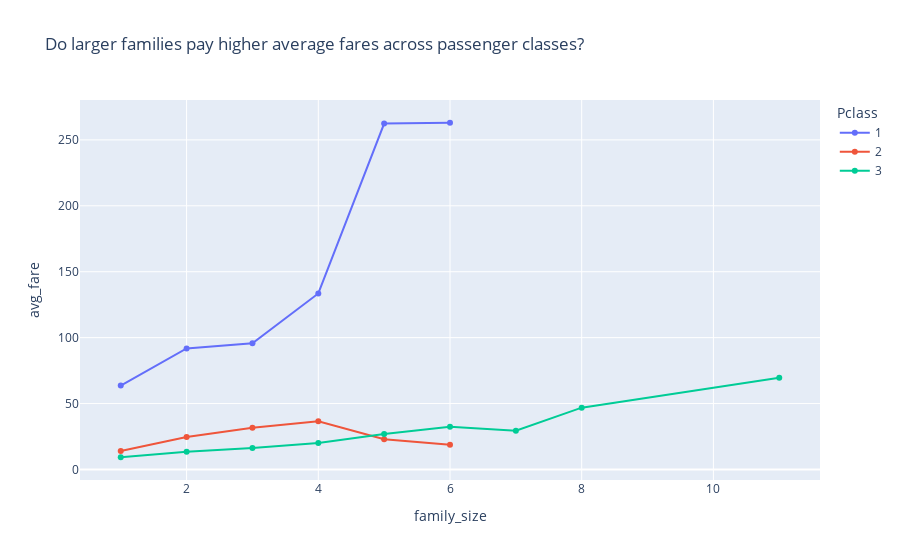

Source (notebook cell):
### Code cell
question2 = "Do larger families pay higher average fares across passenger classes?"

def visualize_families(table: pd.DataFrame, question_text: str | None = None):
    fig = px.line(
        table,
        x="family_size",
        y="avg_fare",
        color="Pclass",
        markers=True,
        title=question_text or "Average Fare by Family Size and Class",
    )
    return fig

fig2 = visualize_families(tbl2, question2)
fig2

### Figure 1 — Plotly figure (JSON) as saved in the notebook; plotly's stock layout.template omitted (floating-point values rounded to 4 significant figures)
{"data": [{"hovertemplate": "Pclass=1<br>family_size=%{x}<br>avg_fare=%{y}<extra></extra>", "legendgroup": "1", "line": {"color": "#636efa", "dash": "solid"}, "marker": {"symbol": "circle"}, "mode": "lines+markers", "name": "1", "orientation": "v", "showlegend": true, "type": "scatter", "x": [1, 2, 3, 4, 5, 6], "xaxis": "x", "y": [63.67, 91.85, 95.68, 133.5, 262.4, 263.0], "yaxis": "y"}, {"hovertemplate": "Pclass=2<br>family_size=%{x}<br>avg_fare=%{y}<extra></extra>", "legendgroup": "2", "line": {"color": "#EF553B", "dash": "solid"}, "marker": {"symbol": "circle"}, "mode": "lines+markers", "name": "2", "orientation": "v", "showlegend": true, "type": "scatter", "x": [1, 2, 3, 4, 5, 6], "xaxis": "x", "y": [14.07, 24.68, 31.69, 36.58, 23.0, 18.75], "yaxis": "y"}, {"hovertemplate": "Pclass=3<br>family_size=%{x}<br>avg_fare=%{y}<extra></extra>", "legendgroup": "3", "line": {"color": "#00cc96", "dash": "solid"}, "marker": {"symbol": "circle"}, "mode": "lines+markers", "name": "3", "orientation": "v", "showlegend": true, "type": "scatter", "x": [1, 2, 3, 4, 5, 6, 7, 8, 11], "xaxis": "x", "y": [9.272, 13.41, 16.38, 20.1, 26.97, 32.42, 29.37, 46.9, 69.55], "yaxis": "y"}], "layout": {"legend": {"title": {"text": "Pclass"}, "tracegroupgap": 0}, "title": {"text": "Do larger families pay higher average fares across passenger classes?"}, "xaxis": {"anchor": "y", "domain": [0, 1], "title": {"text": "family_size"}}, "yaxis": {"anchor": "x", "domain": [0, 1], "title": {"text": "avg_fare"}}}}
